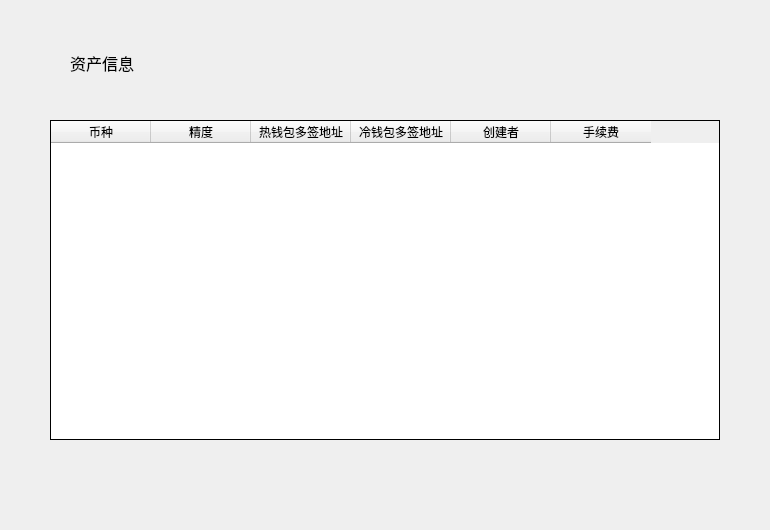
<?xml version="1.0" encoding="UTF-8"?>
<ui version="4.0">
 <class>AssetPage</class>
 <widget class="QWidget" name="AssetPage">
  <property name="geometry">
   <rect>
    <x>0</x>
    <y>0</y>
    <width>770</width>
    <height>530</height>
   </rect>
  </property>
  <property name="windowTitle">
   <string>Form</string>
  </property>
  <widget class="QTableWidget" name="assetTableWidget">
   <property name="geometry">
    <rect>
     <x>50</x>
     <y>120</y>
     <width>670</width>
     <height>320</height>
    </rect>
   </property>
   <property name="cursor" stdset="0">
    <cursorShape>ArrowCursor</cursorShape>
   </property>
   <property name="layoutDirection">
    <enum>Qt::LeftToRight</enum>
   </property>
   <property name="styleSheet">
    <string notr="true"/>
   </property>
   <property name="frameShape">
    <enum>QFrame::Box</enum>
   </property>
   <property name="frameShadow">
    <enum>QFrame::Plain</enum>
   </property>
   <property name="verticalScrollBarPolicy">
    <enum>Qt::ScrollBarAsNeeded</enum>
   </property>
   <property name="horizontalScrollBarPolicy">
    <enum>Qt::ScrollBarAlwaysOff</enum>
   </property>
   <property name="autoScroll">
    <bool>true</bool>
   </property>
   <property name="editTriggers">
    <set>QAbstractItemView::NoEditTriggers</set>
   </property>
   <property name="selectionMode">
    <enum>QAbstractItemView::NoSelection</enum>
   </property>
   <property name="iconSize">
    <size>
     <width>19</width>
     <height>12</height>
    </size>
   </property>
   <property name="showGrid">
    <bool>true</bool>
   </property>
   <property name="gridStyle">
    <enum>Qt::SolidLine</enum>
   </property>
   <attribute name="horizontalHeaderVisible">
    <bool>true</bool>
   </attribute>
   <attribute name="horizontalHeaderCascadingSectionResizes">
    <bool>false</bool>
   </attribute>
   <attribute name="horizontalHeaderHighlightSections">
    <bool>false</bool>
   </attribute>
   <attribute name="verticalHeaderVisible">
    <bool>false</bool>
   </attribute>
   <attribute name="verticalHeaderHighlightSections">
    <bool>false</bool>
   </attribute>
   <column>
    <property name="text">
     <string>币种</string>
    </property>
    <property name="font">
     <font>
      <family>微软雅黑</family>
     </font>
    </property>
    <property name="textAlignment">
     <set>AlignCenter</set>
    </property>
   </column>
   <column>
    <property name="text">
     <string>精度</string>
    </property>
    <property name="font">
     <font>
      <family>微软雅黑</family>
     </font>
    </property>
    <property name="textAlignment">
     <set>AlignCenter</set>
    </property>
   </column>
   <column>
    <property name="text">
     <string>热钱包多签地址</string>
    </property>
    <property name="font">
     <font>
      <family>微软雅黑</family>
     </font>
    </property>
    <property name="textAlignment">
     <set>AlignCenter</set>
    </property>
   </column>
   <column>
    <property name="text">
     <string>冷钱包多签地址</string>
    </property>
    <property name="font">
     <font>
      <family>微软雅黑</family>
     </font>
    </property>
    <property name="textAlignment">
     <set>AlignCenter</set>
    </property>
   </column>
   <column>
    <property name="text">
     <string>创建者</string>
    </property>
    <property name="font">
     <font>
      <family>微软雅黑</family>
     </font>
    </property>
    <property name="textAlignment">
     <set>AlignCenter</set>
    </property>
   </column>
   <column>
    <property name="text">
     <string>手续费</string>
    </property>
    <property name="font">
     <font>
      <family>微软雅黑</family>
     </font>
    </property>
    <property name="textAlignment">
     <set>AlignCenter</set>
    </property>
   </column>
  </widget>
  <widget class="QLabel" name="title_label">
   <property name="geometry">
    <rect>
     <x>70</x>
     <y>50</y>
     <width>200</width>
     <height>26</height>
    </rect>
   </property>
   <property name="font">
    <font>
     <family>微软雅黑</family>
     <pointsize>12</pointsize>
     <weight>50</weight>
     <italic>false</italic>
     <bold>false</bold>
    </font>
   </property>
   <property name="styleSheet">
    <string notr="true"/>
   </property>
   <property name="text">
    <string>资产信息</string>
   </property>
  </widget>
 </widget>
 <resources/>
 <connections/>
</ui>
